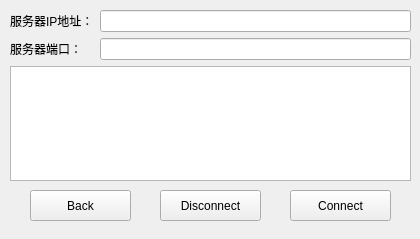
<?xml version="1.0" encoding="UTF-8"?>
<ui version="4.0">
 <class>Window_TCPClient</class>
 <widget class="QMainWindow" name="Window_TCPClient">
  <property name="geometry">
   <rect>
    <x>0</x>
    <y>0</y>
    <width>420</width>
    <height>239</height>
   </rect>
  </property>
  <property name="windowTitle">
   <string>MainWindow</string>
  </property>
  <widget class="QWidget" name="centralwidget">
   <widget class="QPushButton" name="pushButton_Connect">
    <property name="geometry">
     <rect>
      <x>290</x>
      <y>190</y>
      <width>101</width>
      <height>31</height>
     </rect>
    </property>
    <property name="text">
     <string>Connect</string>
    </property>
   </widget>
   <widget class="QPushButton" name="pushButton_Back">
    <property name="geometry">
     <rect>
      <x>30</x>
      <y>190</y>
      <width>101</width>
      <height>31</height>
     </rect>
    </property>
    <property name="text">
     <string>Back</string>
    </property>
   </widget>
   <widget class="QPushButton" name="pushButton_Disconnect">
    <property name="geometry">
     <rect>
      <x>160</x>
      <y>190</y>
      <width>101</width>
      <height>31</height>
     </rect>
    </property>
    <property name="text">
     <string>Disconnect</string>
    </property>
   </widget>
   <widget class="QWidget" name="">
    <property name="geometry">
     <rect>
      <x>10</x>
      <y>10</y>
      <width>401</width>
      <height>171</height>
     </rect>
    </property>
    <layout class="QVBoxLayout" name="verticalLayout_3">
     <item>
      <layout class="QHBoxLayout" name="horizontalLayout">
       <item>
        <layout class="QVBoxLayout" name="verticalLayout">
         <item>
          <widget class="QLabel" name="label_IP">
           <property name="text">
            <string>服务器IP地址：</string>
           </property>
          </widget>
         </item>
         <item>
          <widget class="QLabel" name="label_Port">
           <property name="text">
            <string>服务器端口：</string>
           </property>
          </widget>
         </item>
        </layout>
       </item>
       <item>
        <layout class="QVBoxLayout" name="verticalLayout_2">
         <item>
          <widget class="QLineEdit" name="lineEdit_IP"/>
         </item>
         <item>
          <widget class="QLineEdit" name="lineEdit_Port"/>
         </item>
        </layout>
       </item>
      </layout>
     </item>
     <item>
      <widget class="QTextEdit" name="textEdit_Read">
       <property name="readOnly">
        <bool>true</bool>
       </property>
      </widget>
     </item>
    </layout>
   </widget>
  </widget>
 </widget>
 <resources/>
 <connections/>
</ui>
